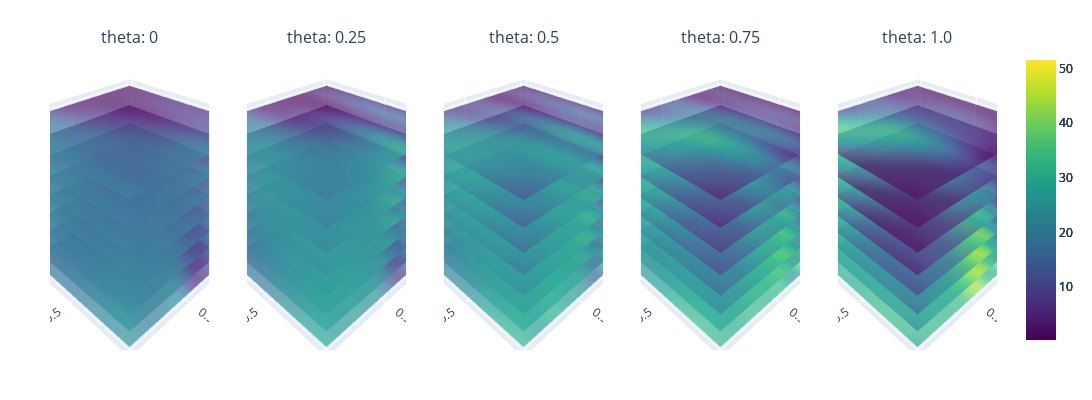

Notebook code cell kept with this figure:
### Code cell
# 1. Define the bounds for the GP model
dtype = torch.float32
original_bounds = torch.tensor([[x_all[:,0].min(), x_all[:,1].min(), x_all[:,2].min(), x_all[:,3].min()], [x_all[:,0].max(), x_all[:,1].max(), x_all[:,2].max(), x_all[:,3].max()]])
nx_all = normalize(x_all, bounds=original_bounds)
# 2. Create the GP model
gp_model = GaussianProcessModel(x_train = nx_all, y_train = y_all, bounds=original_bounds)

# 3. Define your slicing combination
variable_combinations = [('theta', 'r', 't')]#('theta', 'r', 't'), ('n', 't', 'theta')

# 4. Instantiate the plotting utility
plotter = Plotting(gp_model, variable_combinations)

# 5. Define min/max range for colorbar
minmax = [torch.min(y_all), torch.max(y_all)]

# 6. Plot!
plotter.sliced_plotting(variable_combinations[0], minmax)

### Figure 1 — Plotly figure (JSON) as saved in the notebook; plotly's stock layout.template omitted (floating-point values rounded to 4 significant figures; data arrays with more than 128 entries replaced by an {"elided": "..."} marker saying what was removed)
{"data": [{"cmax": 51.54, "cmin": 0.2835, "colorscale": [[0, "#440154"], [0.1111, "#482878"], [0.2222, "#3e4989"], [0.3333, "#31688e"], [0.4444, "#26828e"], [0.5556, "#1f9e89"], [0.6667, "#35b779"], [0.7778, "#6ece58"], [0.8889, "#b5de2b"], [1, "#fde725"]], "opacity": 0.7, "scene": "scene", "showscale": true, "surfacecolor": {"elided": "20x20 float values"}, "type": "surface", "x": {"elided": "20x20 float values"}, "y": {"elided": "20x20 float values"}, "z": {"elided": "20x20 float values"}}, {"cmax": 51.54, "cmin": 0.2835, "colorscale": [[0, "#440154"], [0.1111, "#482878"], [0.2222, "#3e4989"], [0.3333, "#31688e"], [0.4444, "#26828e"], [0.5556, "#1f9e89"], [0.6667, "#35b779"], [0.7778, "#6ece58"], [0.8889, "#b5de2b"], [1, "#fde725"]], "opacity": 0.7, "scene": "scene2", "showscale": true, "surfacecolor": {"elided": "20x20 float values"}, "type": "surface", "x": {"elided": "20x20 float values"}, "y": {"elided": "20x20 float values"}, "z": {"elided": "20x20 float values"}}, {"cmax": 51.54, "cmin": 0.2835, "colorscale": [[0, "#440154"], [0.1111, "#482878"], [0.2222, "#3e4989"], [0.3333, "#31688e"], [0.4444, "#26828e"], [0.5556, "#1f9e89"], [0.6667, "#35b779"], [0.7778, "#6ece58"], [0.8889, "#b5de2b"], [1, "#fde725"]], "opacity": 0.7, "scene": "scene3", "showscale": true, "surfacecolor": {"elided": "20x20 float values"}, "type": "surface", "x": {"elided": "20x20 float values"}, "y": {"elided": "20x20 float values"}, "z": {"elided": "20x20 float values"}}, {"cmax": 51.54, "cmin": 0.2835, "colorscale": [[0, "#440154"], [0.1111, "#482878"], [0.2222, "#3e4989"], [0.3333, "#31688e"], [0.4444, "#26828e"], [0.5556, "#1f9e89"], [0.6667, "#35b779"], [0.7778, "#6ece58"], [0.8889, "#b5de2b"], [1, "#fde725"]], "opacity": 0.7, "scene": "scene4", "showscale": true, "surfacecolor": {"elided": "20x20 float values"}, "type": "surface", "x": {"elided": "20x20 float values"}, "y": {"elided": "20x20 float values"}, "z": {"elided": "20x20 float values"}}, {"cmax": 51.54, "cmin": 0.2835, "colorscale": [[0, "#440154"], [0.1111, "#482878"], [0.2222, "#3e4989"], [0.3333, "#31688e"], [0.4444, "#26828e"], [0.5556, "#1f9e89"], [0.6667, "#35b779"], [0.7778, "#6ece58"], [0.8889, "#b5de2b"], [1, "#fde725"]], "opacity": 0.7, "scene": "scene5", "showscale": true, "surfacecolor": {"elided": "20x20 float values"}, "type": "surface", "x": {"elided": "20x20 float values"}, "y": {"elided": "20x20 float values"}, "z": {"elided": "20x20 float values"}}, {"cmax": 51.54, "cmin": 0.2835, "colorscale": [[0, "#440154"], [0.1111, "#482878"], [0.2222, "#3e4989"], [0.3333, "#31688e"], [0.4444, "#26828e"], [0.5556, "#1f9e89"], [0.6667, "#35b779"], [0.7778, "#6ece58"], [0.8889, "#b5de2b"], [1, "#fde725"]], "opacity": 0.7, "scene": "scene", "showscale": false, "surfacecolor": {"elided": "20x20 float values"}, "type": "surface", "x": {"elided": "20x20 float values"}, "y": {"elided": "20x20 float values"}, "z": {"elided": "20x20 float values"}}, {"cmax": 51.54, "cmin": 0.2835, "colorscale": [[0, "#440154"], [0.1111, "#482878"], [0.2222, "#3e4989"], [0.3333, "#31688e"], [0.4444, "#26828e"], [0.5556, "#1f9e89"], [0.6667, "#35b779"], [0.7778, "#6ece58"], [0.8889, "#b5de2b"], [1, "#fde725"]], "opacity": 0.7, "scene": "scene2", "showscale": false, "surfacecolor": {"elided": "20x20 float values"}, "type": "surface", "x": {"elided": "20x20 float values"}, "y": {"elided": "20x20 float values"}, "z": {"elided": "20x20 float values"}}, {"cmax": 51.54, "cmin": 0.2835, "colorscale": [[0, "#440154"], [0.1111, "#482878"], [0.2222, "#3e4989"], [0.3333, "#31688e"], [0.4444, "#26828e"], [0.5556, "#1f9e89"], [0.6667, "#35b779"], [0.7778, "#6ece58"], [0.8889, "#b5de2b"], [1, "#fde725"]], "opacity": 0.7, "scene": "scene3", "showscale": false, "surfacecolor": {"elided": "20x20 float values"}, "type": "surface", "x": {"elided": "20x20 float values"}, "y": {"elided": "20x20 float values"}, "z": {"elided": "20x20 float values"}}, {"cmax": 51.54, "cmin": 0.2835, "colorscale": [[0, "#440154"], [0.1111, "#482878"], [0.2222, "#3e4989"], [0.3333, "#31688e"], [0.4444, "#26828e"], [0.5556, "#1f9e89"], [0.6667, "#35b779"], [0.7778, "#6ece58"], [0.8889, "#b5de2b"], [1, "#fde725"]], "opacity": 0.7, "scene": "scene4", "showscale": false, "surfacecolor": {"elided": "20x20 float values"}, "type": "surface", "x": {"elided": "20x20 float values"}, "y": {"elided": "20x20 float values"}, "z": {"elided": "20x20 float values"}}, {"cmax": 51.54, "cmin": 0.2835, "colorscale": [[0, "#440154"], [0.1111, "#482878"], [0.2222, "#3e4989"], [0.3333, "#31688e"], [0.4444, "#26828e"], [0.5556, "#1f9e89"], [0.6667, "#35b779"], [0.7778, "#6ece58"], [0.8889, "#b5de2b"], [1, "#fde725"]], "opacity": 0.7, "scene": "scene5", "showscale": false, "surfacecolor": {"elided": "20x20 float values"}, "type": "surface", "x": {"elided": "20x20 float values"}, "y": {"elided": "20x20 float values"}, "z": {"elided": "20x20 float values"}}, {"cmax": 51.54, "cmin": 0.2835, "colorscale": [[0, "#440154"], [0.1111, "#482878"], [0.2222, "#3e4989"], [0.3333, "#31688e"], [0.4444, "#26828e"], [0.5556, "#1f9e89"], [0.6667, "#35b779"], [0.7778, "#6ece58"], [0.8889, "#b5de2b"], [1, "#fde725"]], "opacity": 0.7, "scene": "scene", "showscale": false, "surfacecolor": {"elided": "20x20 float values"}, "type": "surface", "x": {"elided": "20x20 float values"}, "y": {"elided": "20x20 float values"}, "z": {"elided": "20x20 float values"}}, {"cmax": 51.54, "cmin": 0.2835, "colorscale": [[0, "#440154"], [0.1111, "#482878"], [0.2222, "#3e4989"], [0.3333, "#31688e"], [0.4444, "#26828e"], [0.5556, "#1f9e89"], [0.6667, "#35b779"], [0.7778, "#6ece58"], [0.8889, "#b5de2b"], [1, "#fde725"]], "opacity": 0.7, "scene": "scene2", "showscale": false, "surfacecolor": {"elided": "20x20 float values"}, "type": "surface", "x": {"elided": "20x20 float values"}, "y": {"elided": "20x20 float values"}, "z": {"elided": "20x20 float values"}}, {"cmax": 51.54, "cmin": 0.2835, "colorscale": [[0, "#440154"], [0.1111, "#482878"], [0.2222, "#3e4989"], [0.3333, "#31688e"], [0.4444, "#26828e"], [0.5556, "#1f9e89"], [0.6667, "#35b779"], [0.7778, "#6ece58"], [0.8889, "#b5de2b"], [1, "#fde725"]], "opacity": 0.7, "scene": "scene3", "showscale": false, "surfacecolor": {"elided": "20x20 float values"}, "type": "surface", "x": {"elided": "20x20 float values"}, "y": {"elided": "20x20 float values"}, "z": {"elided": "20x20 float values"}}, {"cmax": 51.54, "cmin": 0.2835, "colorscale": [[0, "#440154"], [0.1111, "#482878"], [0.2222, "#3e4989"], [0.3333, "#31688e"], [0.4444, "#26828e"], [0.5556, "#1f9e89"], [0.6667, "#35b779"], [0.7778, "#6ece58"], [0.8889, "#b5de2b"], [1, "#fde725"]], "opacity": 0.7, "scene": "scene4", "showscale": false, "surfacecolor": {"elided": "20x20 float values"}, "type": "surface", "x": {"elided": "20x20 float values"}, "y": {"elided": "20x20 float values"}, "z": {"elided": "20x20 float values"}}, {"cmax": 51.54, "cmin": 0.2835, "colorscale": [[0, "#440154"], [0.1111, "#482878"], [0.2222, "#3e4989"], [0.3333, "#31688e"], [0.4444, "#26828e"], [0.5556, "#1f9e89"], [0.6667, "#35b779"], [0.7778, "#6ece58"], [0.8889, "#b5de2b"], [1, "#fde725"]], "opacity": 0.7, "scene": "scene5", "showscale": false, "surfacecolor": {"elided": "20x20 float values"}, "type": "surface", "x": {"elided": "20x20 float values"}, "y": {"elided": "20x20 float values"}, "z": {"elided": "20x20 float values"}}, {"cmax": 51.54, "cmin": 0.2835, "colorscale": [[0, "#440154"], [0.1111, "#482878"], [0.2222, "#3e4989"], [0.3333, "#31688e"], [0.4444, "#26828e"], [0.5556, "#1f9e89"], [0.6667, "#35b779"], [0.7778, "#6ece58"], [0.8889, "#b5de2b"], [1, "#fde725"]], "opacity": 0.7, "scene": "scene", "showscale": false, "surfacecolor": {"elided": "20x20 float values"}, "type": "surface", "x": {"elided": "20x20 float values"}, "y": {"elided": "20x20 float values"}, "z": {"elided": "20x20 float values"}}, {"cmax": 51.54, "cmin": 0.2835, "colorscale": [[0, "#440154"], [0.1111, "#482878"], [0.2222, "#3e4989"], [0.3333, "#31688e"], [0.4444, "#26828e"], [0.5556, "#1f9e89"], [0.6667, "#35b779"], [0.7778, "#6ece58"], [0.8889, "#b5de2b"], [1, "#fde725"]], "opacity": 0.7, "scene": "scene2", "showscale": false, "surfacecolor": {"elided": "20x20 float values"}, "type": "surface", "x": {"elided": "20x20 float values"}, "y": {"elided": "20x20 float values"}, "z": {"elided": "20x20 float values"}}, {"cmax": 51.54, "cmin": 0.2835, "colorscale": [[0, "#440154"], [0.1111, "#482878"], [0.2222, "#3e4989"], [0.3333, "#31688e"], [0.4444, "#26828e"], [0.5556, "#1f9e89"], [0.6667, "#35b779"], [0.7778, "#6ece58"], [0.8889, "#b5de2b"], [1, "#fde725"]], "opacity": 0.7, "scene": "scene3", "showscale": false, "surfacecolor": {"elided": "20x20 float values"}, "type": "surface", "x": {"elided": "20x20 float values"}, "y": {"elided": "20x20 float values"}, "z": {"elided": "20x20 float values"}}, {"cmax": 51.54, "cmin": 0.2835, "colorscale": [[0, "#440154"], [0.1111, "#482878"], [0.2222, "#3e4989"], [0.3333, "#31688e"], [0.4444, "#26828e"], [0.5556, "#1f9e89"], [0.6667, "#35b779"], [0.7778, "#6ece58"], [0.8889, "#b5de2b"], [1, "#fde725"]], "opacity": 0.7, "scene": "scene4", "showscale": false, "surfacecolor": {"elided": "20x20 float values"}, "type": "surface", "x": {"elided": "20x20 float values"}, "y": {"elided": "20x20 float values"}, "z": {"elided": "20x20 float values"}}, {"cmax": 51.54, "cmin": 0.2835, "colorscale": [[0, "#440154"], [0.1111, "#482878"], [0.2222, "#3e4989"], [0.3333, "#31688e"], [0.4444, "#26828e"], [0.5556, "#1f9e89"], [0.6667, "#35b779"], [0.7778, "#6ece58"], [0.8889, "#b5de2b"], [1, "#fde725"]], "opacity": 0.7, "scene": "scene5", "showscale": false, "surfacecolor": {"elided": "20x20 float values"}, "type": "surface", "x": {"elided": "20x20 float values"}, "y": {"elided": "20x20 float values"}, "z": {"elided": "20x20 float values"}}, {"cmax": 51.54, "cmin": 0.2835, "colorscale": [[0, "#440154"], [0.1111, "#482878"], [0.2222, "#3e4989"], [0.3333, "#31688e"], [0.4444, "#26828e"], [0.5556, "#1f9e89"], [0.6667, "#35b779"], [0.7778, "#6ece58"], [0.8889, "#b5de2b"], [1, "#fde725"]], "opacity": 0.7, "scene": "scene", "showscale": false, "surfacecolor": {"elided": "20x20 float values"}, "type": "surface", "x": {"elided": "20x20 float values"}, "y": {"elided": "20x20 float values"}, "z": {"elided": "20x20 float values"}}, {"cmax": 51.54, "cmin": 0.2835, "colorscale": [[0, "#440154"], [0.1111, "#482878"], [0.2222, "#3e4989"], [0.3333, "#31688e"], [0.4444, "#26828e"], [0.5556, "#1f9e89"], [0.6667, "#35b779"], [0.7778, "#6ece58"], [0.8889, "#b5de2b"], [1, "#fde725"]], "opacity": 0.7, "scene": "scene2", "showscale": false, "surfacecolor": {"elided": "20x20 float values"}, "type": "surface", "x": {"elided": "20x20 float values"}, "y": {"elided": "20x20 float values"}, "z": {"elided": "20x20 float values"}}, {"cmax": 51.54, "cmin": 0.2835, "colorscale": [[0, "#440154"], [0.1111, "#482878"], [0.2222, "#3e4989"], [0.3333, "#31688e"], [0.4444, "#26828e"], [0.5556, "#1f9e89"], [0.6667, "#35b779"], [0.7778, "#6ece58"], [0.8889, "#b5de2b"], [1, "#fde725"]], "opacity": 0.7, "scene": "scene3", "showscale": false, "surfacecolor": {"elided": "20x20 float values"}, "type": "surface", "x": {"elided": "20x20 float values"}, "y": {"elided": "20x20 float values"}, "z": {"elided": "20x20 float values"}}, {"cmax": 51.54, "cmin": 0.2835, "colorscale": [[0, "#440154"], [0.1111, "#482878"], [0.2222, "#3e4989"], [0.3333, "#31688e"], [0.4444, "#26828e"], [0.5556, "#1f9e89"], [0.6667, "#35b779"], [0.7778, "#6ece58"], [0.8889, "#b5de2b"], [1, "#fde725"]], "opacity": 0.7, "scene": "scene4", "showscale": false, "surfacecolor": {"elided": "20x20 float values"}, "type": "surface", "x": {"elided": "20x20 float values"}, "y": {"elided": "20x20 float values"}, "z": {"elided": "20x20 float values"}}, {"cmax": 51.54, "cmin": 0.2835, "colorscale": [[0, "#440154"], [0.1111, "#482878"], [0.2222, "#3e4989"], [0.3333, "#31688e"], [0.4444, "#26828e"], [0.5556, "#1f9e89"], [0.6667, "#35b779"], [0.7778, "#6ece58"], [0.8889, "#b5de2b"], [1, "#fde725"]], "opacity": 0.7, "scene": "scene5", "showscale": false, "surfacecolor": {"elided": "20x20 float values"}, "type": "surface", "x": {"elided": "20x20 float values"}, "y": {"elided": "20x20 float values"}, "z": {"elided": "20x20 float values"}}, {"cmax": 51.54, "cmin": 0.2835, "colorscale": [[0, "#440154"], [0.1111, "#482878"], [0.2222, "#3e4989"], [0.3333, "#31688e"], [0.4444, "#26828e"], [0.5556, "#1f9e89"], [0.6667, "#35b779"], [0.7778, "#6ece58"], [0.8889, "#b5de2b"], [1, "#fde725"]], "opacity": 0.7, "scene": "scene", "showscale": false, "surfacecolor": {"elided": "20x20 float values"}, "type": "surface", "x": {"elided": "20x20 float values"}, "y": {"elided": "20x20 float values"}, "z": {"elided": "20x20 float values"}}, {"cmax": 51.54, "cmin": 0.2835, "colorscale": [[0, "#440154"], [0.1111, "#482878"], [0.2222, "#3e4989"], [0.3333, "#31688e"], [0.4444, "#26828e"], [0.5556, "#1f9e89"], [0.6667, "#35b779"], [0.7778, "#6ece58"], [0.8889, "#b5de2b"], [1, "#fde725"]], "opacity": 0.7, "scene": "scene2", "showscale": false, "surfacecolor": {"elided": "20x20 float values"}, "type": "surface", "x": {"elided": "20x20 float values"}, "y": {"elided": "20x20 float values"}, "z": {"elided": "20x20 float values"}}, {"cmax": 51.54, "cmin": 0.2835, "colorscale": [[0, "#440154"], [0.1111, "#482878"], [0.2222, "#3e4989"], [0.3333, "#31688e"], [0.4444, "#26828e"], [0.5556, "#1f9e89"], [0.6667, "#35b779"], [0.7778, "#6ece58"], [0.8889, "#b5de2b"], [1, "#fde725"]], "opacity": 0.7, "scene": "scene3", "showscale": false, "surfacecolor": {"elided": "20x20 float values"}, "type": "surface", "x": {"elided": "20x20 float values"}, "y": {"elided": "20x20 float values"}, "z": {"elided": "20x20 float values"}}, {"cmax": 51.54, "cmin": 0.2835, "colorscale": [[0, "#440154"], [0.1111, "#482878"], [0.2222, "#3e4989"], [0.3333, "#31688e"], [0.4444, "#26828e"], [0.5556, "#1f9e89"], [0.6667, "#35b779"], [0.7778, "#6ece58"], [0.8889, "#b5de2b"], [1, "#fde725"]], "opacity": 0.7, "scene": "scene4", "showscale": false, "surfacecolor": {"elided": "20x20 float values"}, "type": "surface", "x": {"elided": "20x20 float values"}, "y": {"elided": "20x20 float values"}, "z": {"elided": "20x20 float values"}}, {"cmax": 51.54, "cmin": 0.2835, "colorscale": [[0, "#440154"], [0.1111, "#482878"], [0.2222, "#3e4989"], [0.3333, "#31688e"], [0.4444, "#26828e"], [0.5556, "#1f9e89"], [0.6667, "#35b779"], [0.7778, "#6ece58"], [0.8889, "#b5de2b"], [1, "#fde725"]], "opacity": 0.7, "scene": "scene5", "showscale": false, "surfacecolor": {"elided": "20x20 float values"}, "type": "surface", "x": {"elided": "20x20 float values"}, "y": {"elided": "20x20 float values"}, "z": {"elided": "20x20 float values"}}, {"cmax": 51.54, "cmin": 0.2835, "colorscale": [[0, "#440154"], [0.1111, "#482878"], [0.2222, "#3e4989"], [0.3333, "#31688e"], [0.4444, "#26828e"], [0.5556, "#1f9e89"], [0.6667, "#35b779"], [0.7778, "#6ece58"], [0.8889, "#b5de2b"], [1, "#fde725"]], "opacity": 0.7, "scene": "scene", "showscale": false, "surfacecolor": {"elided": "20x20 float values"}, "type": "surface", "x": {"elided": "20x20 float values"}, "y": {"elided": "20x20 float values"}, "z": {"elided": "20x20 float values"}}, {"cmax": 51.54, "cmin": 0.2835, "colorscale": [[0, "#440154"], [0.1111, "#482878"], [0.2222, "#3e4989"], [0.3333, "#31688e"], [0.4444, "#26828e"], [0.5556, "#1f9e89"], [0.6667, "#35b779"], [0.7778, "#6ece58"], [0.8889, "#b5de2b"], [1, "#fde725"]], "opacity": 0.7, "scene": "scene2", "showscale": false, "surfacecolor": {"elided": "20x20 float values"}, "type": "surface", "x": {"elided": "20x20 float values"}, "y": {"elided": "20x20 float values"}, "z": {"elided": "20x20 float values"}}, {"cmax": 51.54, "cmin": 0.2835, "colorscale": [[0, "#440154"], [0.1111, "#482878"], [0.2222, "#3e4989"], [0.3333, "#31688e"], [0.4444, "#26828e"], [0.5556, "#1f9e89"], [0.6667, "#35b779"], [0.7778, "#6ece58"], [0.8889, "#b5de2b"], [1, "#fde725"]], "opacity": 0.7, "scene": "scene3", "showscale": false, "surfacecolor": {"elided": "20x20 float values"}, "type": "surface", "x": {"elided": "20x20 float values"}, "y": {"elided": "20x20 float values"}, "z": {"elided": "20x20 float values"}}, {"cmax": 51.54, "cmin": 0.2835, "colorscale": [[0, "#440154"], [0.1111, "#482878"], [0.2222, "#3e4989"], [0.3333, "#31688e"], [0.4444, "#26828e"], [0.5556, "#1f9e89"], [0.6667, "#35b779"], [0.7778, "#6ece58"], [0.8889, "#b5de2b"], [1, "#fde725"]], "opacity": 0.7, "scene": "scene4", "showscale": false, "surfacecolor": {"elided": "20x20 float values"}, "type": "surface", "x": {"elided": "20x20 float values"}, "y": {"elided": "20x20 float values"}, "z": {"elided": "20x20 float values"}}, {"cmax": 51.54, "cmin": 0.2835, "colorscale": [[0, "#440154"], [0.1111, "#482878"], [0.2222, "#3e4989"], [0.3333, "#31688e"], [0.4444, "#26828e"], [0.5556, "#1f9e89"], [0.6667, "#35b779"], [0.7778, "#6ece58"], [0.8889, "#b5de2b"], [1, "#fde725"]], "opacity": 0.7, "scene": "scene5", "showscale": false, "surfacecolor": {"elided": "20x20 float values"}, "type": "surface", "x": {"elided": "20x20 float values"}, "y": {"elided": "20x20 float values"}, "z": {"elided": "20x20 float values"}}, {"cmax": 51.54, "cmin": 0.2835, "colorscale": [[0, "#440154"], [0.1111, "#482878"], [0.2222, "#3e4989"], [0.3333, "#31688e"], [0.4444, "#26828e"], [0.5556, "#1f9e89"], [0.6667, "#35b779"], [0.7778, "#6ece58"], [0.8889, "#b5de2b"], [1, "#fde725"]], "opacity": 0.7, "scene": "scene", "showscale": false, "surfacecolor": {"elided": "20x20 float values"}, "type": "surface", "x": {"elided": "20x20 float values"}, "y": {"elided": "20x20 float values"}, "z": {"elided": "20x20 float values"}}, {"cmax": 51.54, "cmin": 0.2835, "colorscale": [[0, "#440154"], [0.1111, "#482878"], [0.2222, "#3e4989"], [0.3333, "#31688e"], [0.4444, "#26828e"], [0.5556, "#1f9e89"], [0.6667, "#35b779"], [0.7778, "#6ece58"], [0.8889, "#b5de2b"], [1, "#fde725"]], "opacity": 0.7, "scene": "scene2", "showscale": false, "surfacecolor": {"elided": "20x20 float values"}, "type": "surface", "x": {"elided": "20x20 float values"}, "y": {"elided": "20x20 float values"}, "z": {"elided": "20x20 float values"}}, {"cmax": 51.54, "cmin": 0.2835, "colorscale": [[0, "#440154"], [0.1111, "#482878"], [0.2222, "#3e4989"], [0.3333, "#31688e"], [0.4444, "#26828e"], [0.5556, "#1f9e89"], [0.6667, "#35b779"], [0.7778, "#6ece58"], [0.8889, "#b5de2b"], [1, "#fde725"]], "opacity": 0.7, "scene": "scene3", "showscale": false, "surfacecolor": {"elided": "20x20 float values"}, "type": "surface", "x": {"elided": "20x20 float values"}, "y": {"elided": "20x20 float values"}, "z": {"elided": "20x20 float values"}}, {"cmax": 51.54, "cmin": 0.2835, "colorscale": [[0, "#440154"], [0.1111, "#482878"], [0.2222, "#3e4989"], [0.3333, "#31688e"], [0.4444, "#26828e"], [0.5556, "#1f9e89"], [0.6667, "#35b779"], [0.7778, "#6ece58"], [0.8889, "#b5de2b"], [1, "#fde725"]], "opacity": 0.7, "scene": "scene4", "showscale": false, "surfacecolor": {"elided": "20x20 float values"}, "type": "surface", "x": {"elided": "20x20 float values"}, "y": {"elided": "20x20 float values"}, "z": {"elided": "20x20 float values"}}, {"cmax": 51.54, "cmin": 0.2835, "colorscale": [[0, "#440154"], [0.1111, "#482878"], [0.2222, "#3e4989"], [0.3333, "#31688e"], [0.4444, "#26828e"], [0.5556, "#1f9e89"], [0.6667, "#35b779"], [0.7778, "#6ece58"], [0.8889, "#b5de2b"], [1, "#fde725"]], "opacity": 0.7, "scene": "scene5", "showscale": false, "surfacecolor": {"elided": "20x20 float values"}, "type": "surface", "x": {"elided": "20x20 float values"}, "y": {"elided": "20x20 float values"}, "z": {"elided": "20x20 float values"}}], "layout": {"annotations": [{"font": {"size": 16}, "showarrow": false, "text": "theta: 0", "x": 0.084, "xanchor": "center", "xref": "paper", "y": 1, "yanchor": "bottom", "yref": "paper"}, {"font": {"size": 16}, "showarrow": false, "text": "theta: 0.25", "x": 0.292, "xanchor": "center", "xref": "paper", "y": 1, "yanchor": "bottom", "yref": "paper"}, {"font": {"size": 16}, "showarrow": false, "text": "theta: 0.5", "x": 0.5, "xanchor": "center", "xref": "paper", "y": 1, "yanchor": "bottom", "yref": "paper"}, {"font": {"size": 16}, "showarrow": false, "text": "theta: 0.75", "x": 0.708, "xanchor": "center", "xref": "paper", "y": 1, "yanchor": "bottom", "yref": "paper"}, {"font": {"size": 16}, "showarrow": false, "text": "theta: 1.0", "x": 0.916, "xanchor": "center", "xref": "paper", "y": 1, "yanchor": "bottom", "yref": "paper"}], "height": 400, "margin": {"b": 50, "l": 50, "r": 50, "t": 50}, "scene": {"domain": {"x": [0, 0.168], "y": [0, 1]}, "xaxis": {"title": {"text": "theta"}}, "yaxis": {"title": {"text": "r"}}, "zaxis": {"title": {"text": "t"}}}, "scene2": {"domain": {"x": [0.208, 0.376], "y": [0, 1]}, "xaxis": {"title": {"text": "theta"}}, "yaxis": {"title": {"text": "r"}}, "zaxis": {"title": {"text": "t"}}}, "scene3": {"domain": {"x": [0.416, 0.584], "y": [0, 1]}, "xaxis": {"title": {"text": "theta"}}, "yaxis": {"title": {"text": "r"}}, "zaxis": {"title": {"text": "t"}}}, "scene4": {"domain": {"x": [0.624, 0.792], "y": [0, 1]}, "xaxis": {"title": {"text": "theta"}}, "yaxis": {"title": {"text": "r"}}, "zaxis": {"title": {"text": "t"}}}, "scene5": {"domain": {"x": [0.832, 1], "y": [0, 1]}, "xaxis": {"title": {"text": "theta"}}, "yaxis": {"title": {"text": "r"}}, "zaxis": {"title": {"text": "t"}}}, "width": 1300}}
